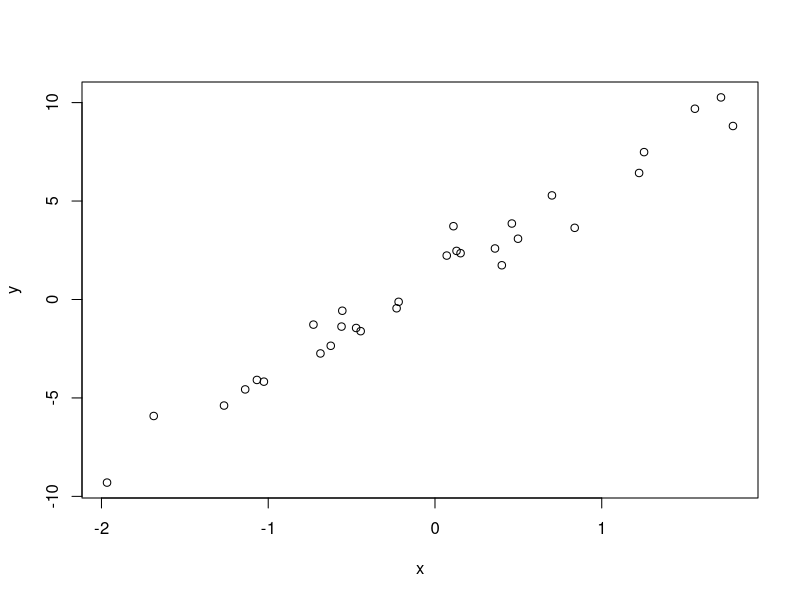
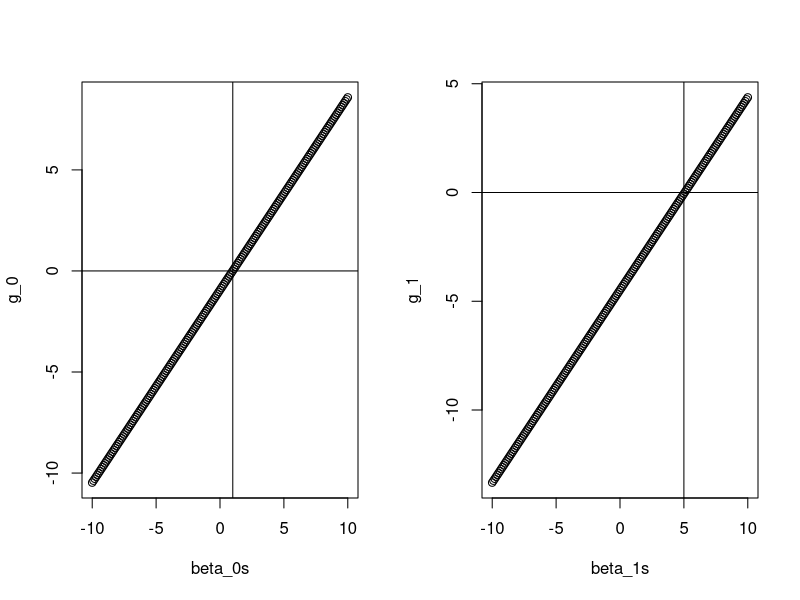
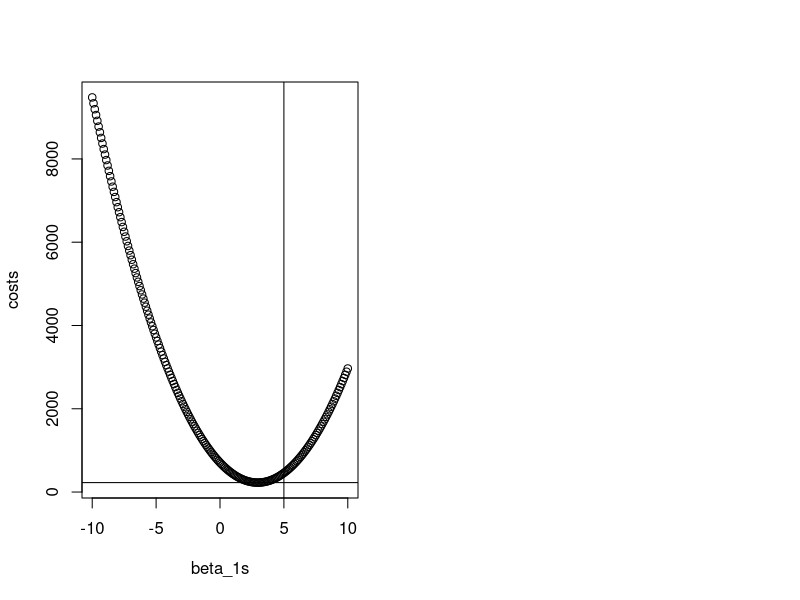

These figures' R source, in order:
## ---- chunk 1
##Setup code
knitr::opts_chunk$set(warning = FALSE, message = FALSE)

# Libraries
library(tidyverse)
## ---- chunk 2
# Linear regression by gradient descent in R
# The purpose of this exercise is to test what is above and implement that in R.
# Steps:
# a) Generate some random data for X and Y (use rnorm function in R)
# b) Check linearity by running lm(y~x) and get the coefficient
# c) Build Cost and gradient descent function
# d) The output of betas (𝛽0  + 𝛽1) should be equal to the coefficients above
## ---- chunk 3
# Generates linear data with normal residuals
set.seed(123)
x <- rnorm(n = 30)

epsilon <- rnorm(n = 30)

y <- 5*x + 1 + epsilon
## ---- chunk 4
plot(x, y)
## ---- chunk 5
summary(lm(y ~ x))
## ---- chunk 6
# Calculates the mean squared error for a simple linear regression model.
# @param x - a vector of the explainatory variable.
# @param y - a vector of the response variable.
# @param beta_0 - the intercept value for the current SLR model.
# @param beta_1 - the slope value for the current SLR model.
# @return - sum total mean squared error (y_hat - y)^2
slr_mse <- function(x, y, beta_0, beta_1){
    cost <- ((beta_1 * x + beta_0) - y)^2
    return(sum(cost))
}
## ---- chunk 7
# Calculates the slope and intercept values for SLR
# or simple linear regression.
# @param x - a vector of the explanatory variable.
# @param y - a vector of the response variable.
# @param alpha - the learning rate.
# @return betas - a vector containing the calculated betas.
slr_gradient_desc <- function(x, y, alpha){

    # Summary statistic calculations.
    # Helps to calculate the gradient faster.
    x_bar <- mean(x)
    y_bar <- mean(y)
    xy_bar <- mean(x*y)
    x_sqbar <- mean(x^2)

    # initial guess for beta_0 and beta_1.
    beta_0 <- y_bar
    beta_1 <- 0

    # A counter to determine is the error is unchanging.
    # This is the Loop-Control-Variable (LCV).
    count_same <- 0

    # Iterate 100 times or until the cost remains unchanged for 10 iterations.
    for(i in 1:1000){

        # Stop the loop if the LCV >= 10.
        if(count_same >= 10){
            break
        }

        # Cost prior to beta adjustment.
        cost_start <- slr_mse(x, y, beta_0, beta_1)

        # Calculate gradient values.
        g_0 <- beta_0 + (beta_1 * x_bar) - y_bar
        g_1 <- (beta_0 * x_bar) + (beta_1 * x_sqbar) - xy_bar

        # Update betas.
        beta_0 <- beta_0 - (alpha * g_0)
        beta_1 <- beta_1 - (alpha * g_1)

        # If the cost is unchanged add 1 to the LCV.
        if(cost_start == slr_mse(x, y, beta_0, beta_1)){
            count_same <- count_same + 1
        }
    }

    return(c(beta_0 = round(beta_0, 4),
             beta_1 = round(beta_1, 4),
             iterations = i))
}
## ---- chunk 8
slr_gradient_desc(x, y, alpha = 0.1)
## ---- chunk 9
ols_cost <- function(x, y, beta_0, beta_1){
    cost <- (y - (beta_1 * x + beta_0))^2
    return(sum(cost))
}
## ---- chunk 10
# Calculates the slope and intercept values for SLR
# or simple linear regression.
# @param x - a vector of the explanatory variable.
# @param y - a vector of the response variable.
# @return
slr_gradient_desc <- function(x, y, alpha){

    # Summary statistic calculations.
    # Helps to calculate the gradient faster.
    x_bar <- mean(x)
    y_bar <- mean(y)
    xy_bar <- mean(x*y)
    x_sqbar <- mean(x^2)

    # initial guess for beta_0 and beta_1
    beta_0 <- y_bar
    beta_1 <- 0

    cost_0 <- ols_cost(x, y, beta_0, beta_1)

    # Dataframe to store results.
    df_results <- c(beta_0 = beta_0,
                    beta_1 = beta_1,
                    error = cost_0)

    # A counter to determine is the error is unchanging.
    count_same <- 0

    while(count_same < 10){

        # Cost prior to beta adjustment.
        cost_start <- ols_cost(x, y, beta_0, beta_1)

        # Calculate gradient values.
        g_0 <- beta_0 + (beta_1 * x_bar) - y_bar
        g_1 <- (beta_0 * x_bar) + (beta_1 * x_sqbar) - xy_bar

        # Update betas.
        beta_0 <- beta_0 - (alpha * g_0)
        beta_1 <- beta_1 - (alpha * g_1)

        # Calculate new cost.
        cost_after <- ols_cost(x, y, beta_0, beta_1)

        # Check cost relation.
        if(cost_start == cost_after) {
            df_results <- rbind(df_results,
                                c(beta_0, beta_1, cost_after))
            count_same <- count_same + 1
        } else {
            df_results <- rbind(df_results,
                                c(beta_0, beta_1, cost_after))
        }
    }

    return(df_results)
}
## ---- chunk 11
#beta_0 <- y_bar
#beta_1 <- 0
#beta_1s <- c()

#for(i in 1:1000){
    ## Summary statistic calculations.
    ## Helps to calculate the gradient faster.
    #x_bar <- mean(x)
    #y_bar <- mean(y)
    #xy_bar <- mean(x*y)
    #x_sqbar <- mean(x^2)

    ## initial guess for beta_0 and beta_1

    #g_0 <- beta_0 + (beta_1 * x_bar) - y_bar
    #g_1 <- (beta_0 * x_bar) + (beta_1 * x_sqbar) - xy_bar

    ## Update betas.
    #beta_0 <- beta_0 - (0.01 * g_0)
    #beta_1 <- beta_1 - (0.01 * g_1)

    #beta_1s <- append(beta_1s, beta_1)
#}
## ---- chunk 12
# gradient testing

# Summary statistic calculations.
x_bar <- mean(x)
y_bar <- mean(y)
xy_bar <- mean(x*y)
x_sqbar <- mean(x^2)

# Betas to plot
beta_0s <- seq(from = -10, to = 10, by = .1)
beta_1s <- seq(from = -10, to = 10, by = .1)

g_0 <- beta_0s + (beta_1s * x_bar) - y_bar
g_1 <- (beta_0s * x_bar) + (beta_1s * x_sqbar) - xy_bar

par(mfrow = c(1,2))
plot(beta_0s, g_0)
abline(h = 0, v = 1)
plot(beta_1s, g_1)
abline(h = 0, v = 5)
## ---- chunk 13
costs <- c()

for(i in seq(from = 1, to = length(beta_0s))){
    costs <- append(costs, ols_cost(x, y, beta_0s[i], beta_1s[i]))
}

plot(beta_1s, costs)
abline(h = min(costs), v = 5)
